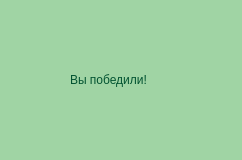
<?xml version="1.0" encoding="UTF-8"?>
<ui version="4.0">
 <class>YouWinWindow</class>
 <widget class="QWidget" name="YouWinWindow">
  <property name="geometry">
   <rect>
    <x>0</x>
    <y>0</y>
    <width>242</width>
    <height>160</height>
   </rect>
  </property>
  <property name="palette">
   <palette>
    <active>
     <colorrole role="WindowText">
      <brush brushstyle="SolidPattern">
       <color alpha="255">
        <red>2</red>
        <green>83</green>
        <blue>49</blue>
       </color>
      </brush>
     </colorrole>
     <colorrole role="Button">
      <brush brushstyle="SolidPattern">
       <color alpha="255">
        <red>240</red>
        <green>221</green>
        <blue>177</blue>
       </color>
      </brush>
     </colorrole>
     <colorrole role="Light">
      <brush brushstyle="SolidPattern">
       <color alpha="255">
        <red>255</red>
        <green>255</green>
        <blue>255</blue>
       </color>
      </brush>
     </colorrole>
     <colorrole role="Text">
      <brush brushstyle="SolidPattern">
       <color alpha="255">
        <red>2</red>
        <green>83</green>
        <blue>49</blue>
       </color>
      </brush>
     </colorrole>
     <colorrole role="BrightText">
      <brush brushstyle="SolidPattern">
       <color alpha="255">
        <red>2</red>
        <green>83</green>
        <blue>49</blue>
       </color>
      </brush>
     </colorrole>
     <colorrole role="ButtonText">
      <brush brushstyle="SolidPattern">
       <color alpha="255">
        <red>85</red>
        <green>69</green>
        <blue>40</blue>
       </color>
      </brush>
     </colorrole>
     <colorrole role="Base">
      <brush brushstyle="SolidPattern">
       <color alpha="255">
        <red>215</red>
        <green>240</green>
        <blue>209</blue>
       </color>
      </brush>
     </colorrole>
     <colorrole role="Window">
      <brush brushstyle="SolidPattern">
       <color alpha="255">
        <red>160</red>
        <green>212</green>
        <blue>164</blue>
       </color>
      </brush>
     </colorrole>
     <colorrole role="Highlight">
      <brush brushstyle="SolidPattern">
       <color alpha="255">
        <red>89</red>
        <green>159</green>
        <blue>118</blue>
       </color>
      </brush>
     </colorrole>
     <colorrole role="HighlightedText">
      <brush brushstyle="SolidPattern">
       <color alpha="255">
        <red>211</red>
        <green>240</green>
        <blue>191</blue>
       </color>
      </brush>
     </colorrole>
     <colorrole role="AlternateBase">
      <brush brushstyle="SolidPattern">
       <color alpha="255">
        <red>186</red>
        <green>223</green>
        <blue>180</blue>
       </color>
      </brush>
     </colorrole>
     <colorrole role="ToolTipText">
      <brush brushstyle="SolidPattern">
       <color alpha="255">
        <red>2</red>
        <green>83</green>
        <blue>49</blue>
       </color>
      </brush>
     </colorrole>
    </active>
    <inactive>
     <colorrole role="WindowText">
      <brush brushstyle="SolidPattern">
       <color alpha="255">
        <red>2</red>
        <green>83</green>
        <blue>49</blue>
       </color>
      </brush>
     </colorrole>
     <colorrole role="Button">
      <brush brushstyle="SolidPattern">
       <color alpha="255">
        <red>240</red>
        <green>221</green>
        <blue>177</blue>
       </color>
      </brush>
     </colorrole>
     <colorrole role="Light">
      <brush brushstyle="SolidPattern">
       <color alpha="255">
        <red>255</red>
        <green>255</green>
        <blue>255</blue>
       </color>
      </brush>
     </colorrole>
     <colorrole role="Text">
      <brush brushstyle="SolidPattern">
       <color alpha="255">
        <red>2</red>
        <green>83</green>
        <blue>49</blue>
       </color>
      </brush>
     </colorrole>
     <colorrole role="BrightText">
      <brush brushstyle="SolidPattern">
       <color alpha="255">
        <red>2</red>
        <green>83</green>
        <blue>49</blue>
       </color>
      </brush>
     </colorrole>
     <colorrole role="ButtonText">
      <brush brushstyle="SolidPattern">
       <color alpha="255">
        <red>85</red>
        <green>69</green>
        <blue>40</blue>
       </color>
      </brush>
     </colorrole>
     <colorrole role="Base">
      <brush brushstyle="SolidPattern">
       <color alpha="255">
        <red>215</red>
        <green>240</green>
        <blue>209</blue>
       </color>
      </brush>
     </colorrole>
     <colorrole role="Window">
      <brush brushstyle="SolidPattern">
       <color alpha="255">
        <red>160</red>
        <green>212</green>
        <blue>164</blue>
       </color>
      </brush>
     </colorrole>
     <colorrole role="Highlight">
      <brush brushstyle="SolidPattern">
       <color alpha="255">
        <red>89</red>
        <green>159</green>
        <blue>118</blue>
       </color>
      </brush>
     </colorrole>
     <colorrole role="HighlightedText">
      <brush brushstyle="SolidPattern">
       <color alpha="255">
        <red>211</red>
        <green>240</green>
        <blue>191</blue>
       </color>
      </brush>
     </colorrole>
     <colorrole role="AlternateBase">
      <brush brushstyle="SolidPattern">
       <color alpha="255">
        <red>186</red>
        <green>223</green>
        <blue>180</blue>
       </color>
      </brush>
     </colorrole>
     <colorrole role="ToolTipText">
      <brush brushstyle="SolidPattern">
       <color alpha="255">
        <red>2</red>
        <green>83</green>
        <blue>49</blue>
       </color>
      </brush>
     </colorrole>
    </inactive>
    <disabled>
     <colorrole role="Button">
      <brush brushstyle="SolidPattern">
       <color alpha="255">
        <red>240</red>
        <green>221</green>
        <blue>177</blue>
       </color>
      </brush>
     </colorrole>
     <colorrole role="Light">
      <brush brushstyle="SolidPattern">
       <color alpha="255">
        <red>255</red>
        <green>255</green>
        <blue>255</blue>
       </color>
      </brush>
     </colorrole>
     <colorrole role="BrightText">
      <brush brushstyle="SolidPattern">
       <color alpha="255">
        <red>2</red>
        <green>83</green>
        <blue>49</blue>
       </color>
      </brush>
     </colorrole>
     <colorrole role="Base">
      <brush brushstyle="SolidPattern">
       <color alpha="255">
        <red>160</red>
        <green>212</green>
        <blue>164</blue>
       </color>
      </brush>
     </colorrole>
     <colorrole role="Window">
      <brush brushstyle="SolidPattern">
       <color alpha="255">
        <red>160</red>
        <green>212</green>
        <blue>164</blue>
       </color>
      </brush>
     </colorrole>
     <colorrole role="HighlightedText">
      <brush brushstyle="SolidPattern">
       <color alpha="255">
        <red>211</red>
        <green>240</green>
        <blue>191</blue>
       </color>
      </brush>
     </colorrole>
     <colorrole role="AlternateBase">
      <brush brushstyle="SolidPattern">
       <color alpha="255">
        <red>186</red>
        <green>223</green>
        <blue>180</blue>
       </color>
      </brush>
     </colorrole>
     <colorrole role="ToolTipText">
      <brush brushstyle="SolidPattern">
       <color alpha="255">
        <red>2</red>
        <green>83</green>
        <blue>49</blue>
       </color>
      </brush>
     </colorrole>
    </disabled>
   </palette>
  </property>
  <property name="windowTitle">
   <string>Form</string>
  </property>
  <widget class="QLabel" name="label">
   <property name="geometry">
    <rect>
     <x>70</x>
     <y>70</y>
     <width>101</width>
     <height>20</height>
    </rect>
   </property>
   <property name="text">
    <string>Вы победили!</string>
   </property>
  </widget>
 </widget>
 <resources/>
 <connections/>
</ui>
